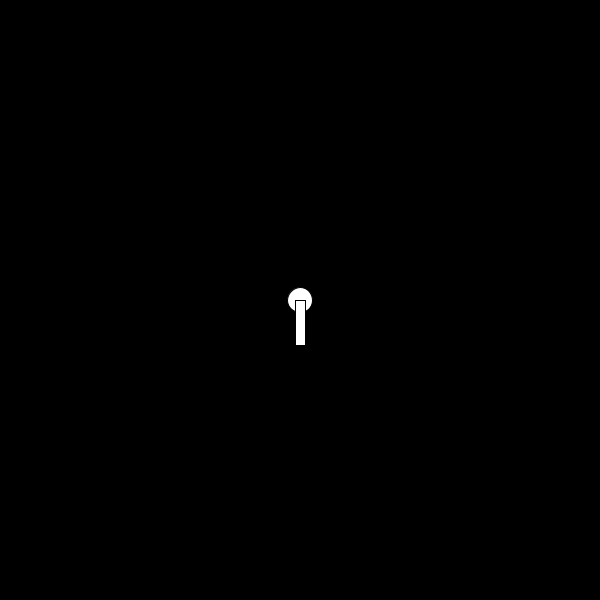
Frame 1 (no input)
Frame 60 (the mouse pressed at the canvas centre just before this capture): identical to frame 1, image omitted
Frame 120 (the mouse held since frame 60 and released just before this capture): identical to frame 1, image omitted

The Processing sketch that drew this single still picture (run headless with seeded random() and noise(); from frame 60 on, the mouse is pressed at the canvas centre):

// Processing sketch: TankGame_pde
// ── TankGame_pde.pde
// TankGame ;)
Tank myTank;
static final int SPD =4, FPS =60;



void setup(){
  size(600,600);
  smooth(3);
  frameRate(FPS);
  myTank = new Tank(300,300,25, SPD);
}


void draw(){
  background(0);
  myTank.move();
  myTank.drawTank();
  
}


void keyPressed() {
  myTank.setMove(keyCode, true);
}
 
void keyReleased() {
  myTank.setMove(keyCode, false);
}

// ── Tank.pde
class Tank{
//circle
int x,y,r;
int v;
int angle;
boolean isLeft, isRight, isUp, isDown;

//rect
//cannon
//int rx,ry;
int rw,rl;


  Tank(int x, int y, int r, int spd){
    //circle
    this.x =x;
    this.y =y;
    this.r =r;
    this.v =spd;
    //rect
    //rx =x;
    //ry =y;
    rw = 10;
    rl = 45;
    angle =0;
  }

  void drawTank(){
    fill(255);
    circle(x,y,r);
    rect(x-rw/2,y,rw,rl);
  
  }
    
  void move(){
    final int radius = r >> 2;
    x = constrain(x + v*(int(isRight) - int(isLeft)), radius, width - radius);
    y = constrain(y + v*(int(isDown) - int(isUp)), radius, height - radius);
    
  }
  void rotateCannon(){
  
  
  }
  
  boolean setMove(int k, boolean b){
     switch (k) {
    case +'W':
    case UP:
      return isUp = b;
 
    case +'S':
    case DOWN:
      return isDown = b;
 
    case +'A':
    case LEFT:
      return isLeft = b;
 
    case +'D':
    case RIGHT:
      return isRight = b;
    case +'J':
      
    case +'K':
 
    default:
      return b;
    }
  }
  
  

}

// ── Wall.pde
class Wall{

  Wall(){
  
  
  
  }

  void drawWall(){
  
  
    }

}
